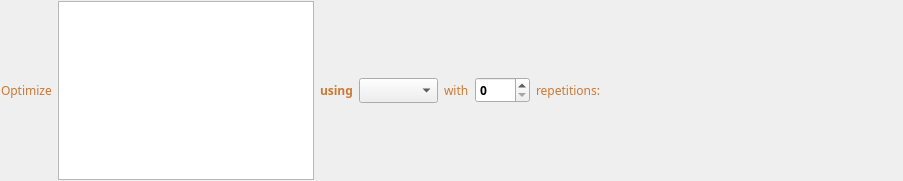
<?xml version="1.0" encoding="UTF-8"?>
<ui version="4.0">
 <class>OptimizationDeclaration</class>
 <widget class="QWidget" name="OptimizationDeclaration">
  <property name="geometry">
   <rect>
    <x>0</x>
    <y>0</y>
    <width>903</width>
    <height>181</height>
   </rect>
  </property>
  <property name="font">
   <font>
    <family>JetBrains Mono</family>
    <weight>75</weight>
    <bold>true</bold>
   </font>
  </property>
  <property name="mouseTracking">
   <bool>true</bool>
  </property>
  <property name="windowTitle">
   <string>Form</string>
  </property>
  <property name="autoFillBackground">
   <bool>false</bool>
  </property>
  <layout class="QHBoxLayout" name="horizontalLayout">
   <property name="spacing">
    <number>0</number>
   </property>
   <property name="leftMargin">
    <number>0</number>
   </property>
   <property name="topMargin">
    <number>0</number>
   </property>
   <property name="rightMargin">
    <number>0</number>
   </property>
   <property name="bottomMargin">
    <number>0</number>
   </property>
   <item>
    <widget class="QFrame" name="frame">
     <property name="frameShape">
      <enum>QFrame::NoFrame</enum>
     </property>
     <property name="frameShadow">
      <enum>QFrame::Raised</enum>
     </property>
     <property name="lineWidth">
      <number>0</number>
     </property>
     <layout class="QHBoxLayout" name="horizontalLayout_2" stretch="0,0,0,0,0,0,0,1">
      <property name="leftMargin">
       <number>1</number>
      </property>
      <property name="topMargin">
       <number>1</number>
      </property>
      <property name="rightMargin">
       <number>1</number>
      </property>
      <property name="bottomMargin">
       <number>1</number>
      </property>
      <item>
       <widget class="QLabel" name="label">
        <property name="sizePolicy">
         <sizepolicy hsizetype="Preferred" vsizetype="Minimum">
          <horstretch>0</horstretch>
          <verstretch>0</verstretch>
         </sizepolicy>
        </property>
        <property name="font">
         <font>
          <family>JetBrains Mono</family>
          <weight>50</weight>
          <bold>false</bold>
         </font>
        </property>
        <property name="styleSheet">
         <string notr="true">color: #CC7832</string>
        </property>
        <property name="text">
         <string>Optimize</string>
        </property>
       </widget>
      </item>
      <item>
       <widget class="QTableView" name="tableView"/>
      </item>
      <item>
       <widget class="QLabel" name="label_3">
        <property name="font">
         <font>
          <family>JetBrains Mono</family>
         </font>
        </property>
        <property name="styleSheet">
         <string notr="true">color: #CC7832</string>
        </property>
        <property name="text">
         <string>using</string>
        </property>
       </widget>
      </item>
      <item>
       <widget class="QComboBox" name="comboBox"/>
      </item>
      <item>
       <widget class="QLabel" name="label_4">
        <property name="font">
         <font>
          <family>JetBrains Mono</family>
          <weight>50</weight>
          <bold>false</bold>
         </font>
        </property>
        <property name="styleSheet">
         <string notr="true">color: #CC7832</string>
        </property>
        <property name="text">
         <string>with</string>
        </property>
       </widget>
      </item>
      <item>
       <widget class="QSpinBox" name="repetition_spin_box">
        <property name="maximum">
         <number>9999</number>
        </property>
       </widget>
      </item>
      <item>
       <widget class="QLabel" name="label_5">
        <property name="font">
         <font>
          <family>JetBrains Mono</family>
          <weight>50</weight>
          <bold>false</bold>
         </font>
        </property>
        <property name="styleSheet">
         <string notr="true">color: #CC7832</string>
        </property>
        <property name="text">
         <string>repetitions:</string>
        </property>
       </widget>
      </item>
      <item>
       <spacer name="horizontalSpacer">
        <property name="orientation">
         <enum>Qt::Horizontal</enum>
        </property>
        <property name="sizeHint" stdset="0">
         <size>
          <width>296</width>
          <height>20</height>
         </size>
        </property>
       </spacer>
      </item>
     </layout>
    </widget>
   </item>
  </layout>
 </widget>
 <resources>
  <include location="../../resources/resources.qrc"/>
 </resources>
 <connections/>
</ui>
